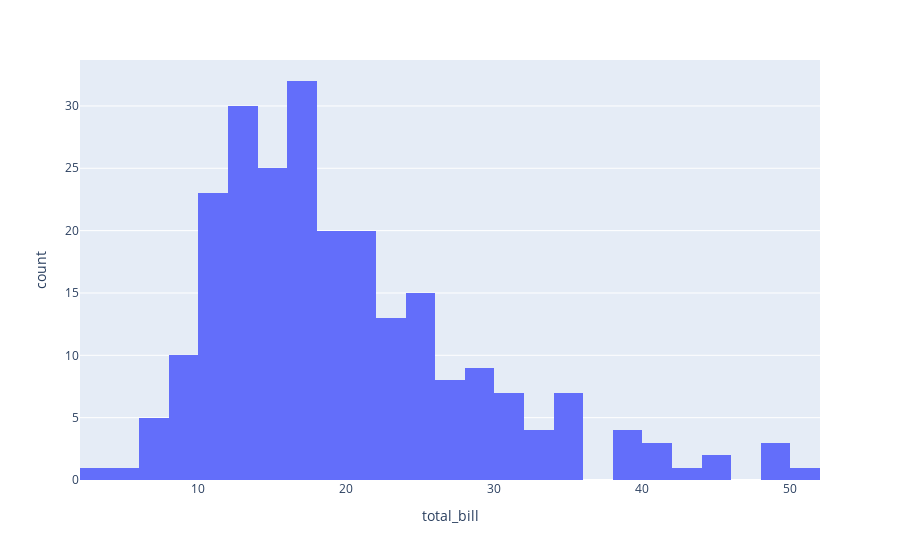

Write notebook code for a chart like this one.
### Code cell
import plotly.express as px
df = px.data.tips()
fig = px.histogram(df, x="total_bill")
fig.show()

### Figure 1 — Plotly figure (JSON) as saved in the notebook; plotly's stock layout.template omitted (floating-point values rounded to 4 significant figures; data arrays with more than 128 entries replaced by an {"elided": "..."} marker saying what was removed)
{"data": [{"alignmentgroup": "True", "bingroup": "x", "hovertemplate": "total_bill=%{x}<br>count=%{y}<extra></extra>", "legendgroup": "", "marker": {"color": "#636efa", "pattern": {"shape": ""}}, "name": "", "offsetgroup": "", "orientation": "v", "showlegend": false, "type": "histogram", "x": {"elided": "244 float values"}, "xaxis": "x", "yaxis": "y"}], "layout": {"barmode": "relative", "legend": {"tracegroupgap": 0}, "margin": {"t": 60}, "xaxis": {"anchor": "y", "domain": [0, 1], "title": {"text": "total_bill"}}, "yaxis": {"anchor": "x", "domain": [0, 1], "title": {"text": "count"}}}}
